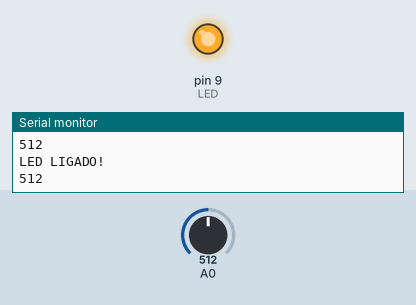
This sketch was run on a simulated Arduino Uno, built with avr-gcc and run on an emulated ATmega328P. Shown: output pins drawn as LEDs (lit = HIGH), the last lines printed to the serial monitor. The inputs (shaded band) are chosen by the test bench; at power-on: A0 = 512.

Above: at 1.8 s.
1.9 s: A0 set to 640
3.4 s: A0 set to 658
At 4.8 s:
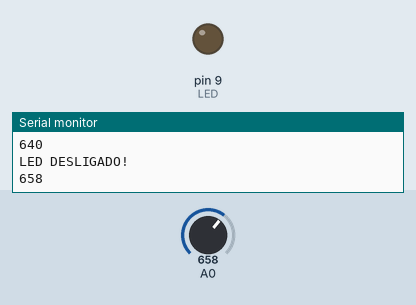
5.5 s: A0 set to 511
At 6.4 s:
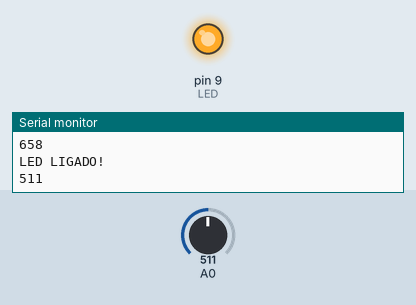
7.5 s: A0 set to 660
At 9.1 s:
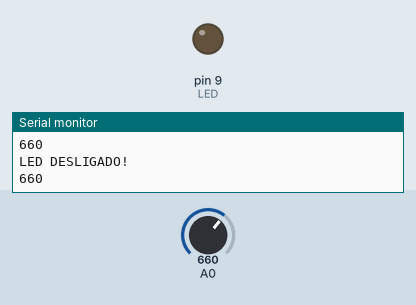
Timing chart, 0 to 10.5 s (numbered marks = the images above; inputs shaded):
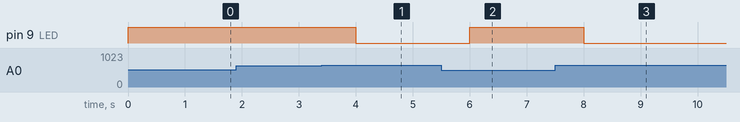

The sketch:

LDR_CODIGO_INO.ino
```cpp
int LDR = 0;
int LED = 9;
void setup()
{

  Serial.begin(9600);
  pinMode(LED, OUTPUT);
  pinMode(A0, INPUT);
}

void loop()
{
  int LDR = analogRead(A0);

  if (LDR<=650)
  {
    digitalWrite(LED, HIGH);
    Serial.println("LED LIGADO!");
    Serial.println(LDR);
  } else {
    digitalWrite(LED, LOW);
    Serial.println("LED DESLIGADO!");
    Serial.println(LDR);
  }
  delay (1000);

}
```

Measured:
- the behaviour switches between 650 and 651 on A0 (found by bisection; images 0 and 1)
- after the input at 3.4 s, pin 9 (LED): HIGH → LOW after 0.60 s
- after the input at 5.5 s, pin 9 (LED): LOW → HIGH after 0.50 s
- after the input at 7.5 s, pin 9 (LED): HIGH → LOW after 0.50 s
